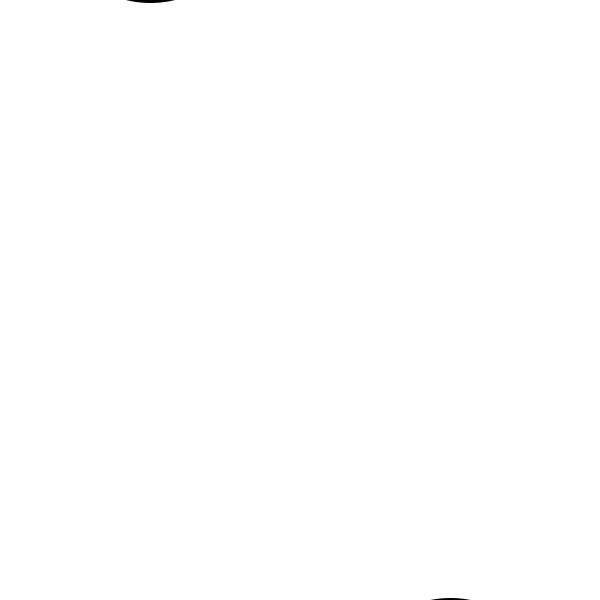
Frame 1 (no input)
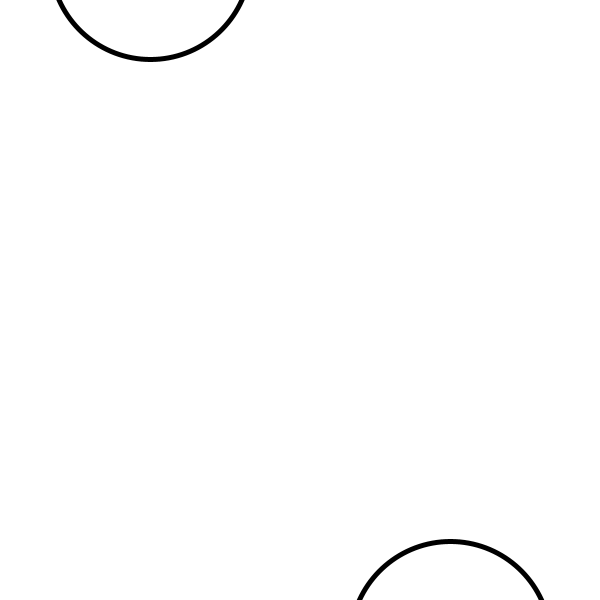
Frame 60 (the mouse pressed at the canvas centre just before this capture)
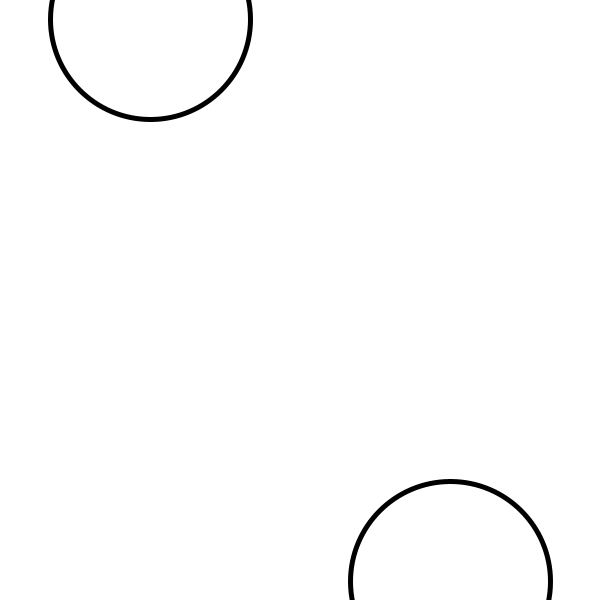
Frame 120 (the mouse held since frame 60 and released just before this capture)

The Processing sketch that drew these frames (run headless with seeded random() and noise(); from frame 60 on, the mouse is pressed at the canvas centre):

// Processing sketch: sketch_260220c
// ── sketch_260220c.pde
int y1, y2;

void setup() {
  size(600,600);
  y1 = -100;
  y2 = 700;
  strokeWeight(5);
 
}

void draw(){
  background(255);
  ellipse(150, y1, 200, 200);
  ellipse(450, y2, 200, 200);
  y1 = y1+1;
  y2 = y2-1;
  if (y1>700) {
    y1 = -100;
    y2 = 700;
  }
}
